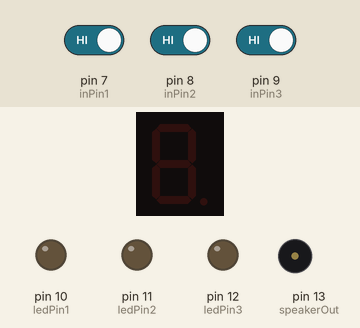
A sketch run on a simulated Arduino Uno, built with avr-gcc and run on an emulated ATmega328P. On the bench: 1-digit seven-segment display, output pins drawn as LEDs (lit = HIGH), buzzer (waves = sounding). Wiring (inferred from the names in the program): 1-digit 7-segment display, segments lit when LOW: segments pin 0, pin 1, pin 2, pin 3, pin 4, pin 5, pin 6. The test bench sets the inputs (shaded band); at power-on: pin 7 (inPin1) HIGH, pin 9 (inPin3) HIGH, pin 8 (inPin2) HIGH. Random numbers use the default seed unless the sketch sets one; the segment pins are drawn as the display they are named for; pins used as bus, display or sensor lines are not drawn.

Above: at 1.4 s.
1.5 s: pin 7 (inPin1) driven LOW
At 2.7 s:
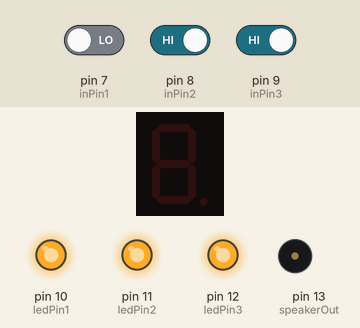
4.5 s: pin 7 (inPin1) driven HIGH
6.0 s: pin 9 (inPin3) driven LOW
At 7.04 s:
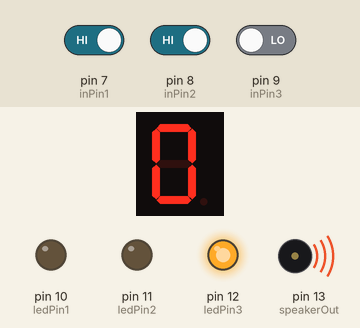
At 8.82 s:
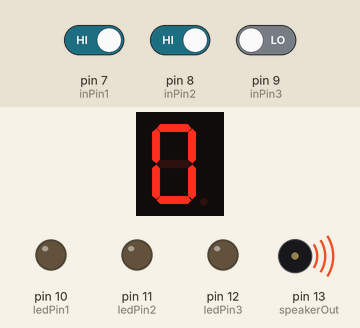
12.0 s: pin 8 (inPin2) driven LOW
Timing chart, 0 to 16.0 s (numbered marks = the images above; inputs shaded):
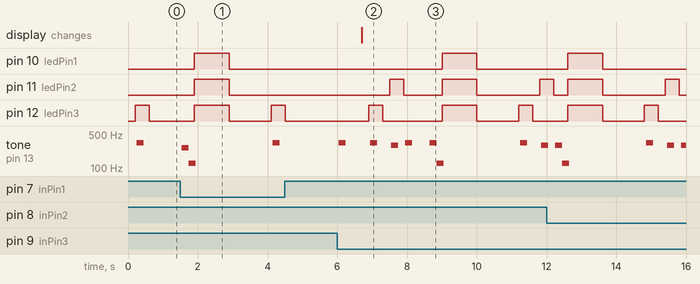

The sketch:

04_simon_says.ino
```cpp
#define MAXSEQ 20
#define note_len 200000
#define play_c 3830
#define play_d 3400
#define play_e 3038

int rand_array[MAXSEQ];
int ledPin1 = 10;
int ledPin2 = 11;
int ledPin3 = 12;
int inPin1 = 7;
int inPin2 = 8;
int inPin3 = 9;
int score = 1;
int speakerOut = 13;

/* DISPLAY ORDER: a,b,c,d,e,f,g */
int segPin[7]={0,1,2,3,4,5,6};

bool segNum[10][7]={
 {1,1,1,1,1,1,0}, {0,1,1,0,0,0,0},
 {1,1,0,1,1,0,1}, {1,1,1,1,0,0,1},
 {0,1,1,0,0,1,1}, {1,0,1,1,0,1,1},
 {1,0,1,1,1,1,1}, {1,1,1,0,0,0,0},
 {1,1,1,1,1,1,1}, {1,1,1,1,0,1,1},
 };

 void setup() {
   long val_rand = 0;
   pinMode(ledPin1, OUTPUT);
   pinMode(ledPin2, OUTPUT);
   pinMode(ledPin3, OUTPUT);
   pinMode(inPin1, INPUT);
   pinMode(inPin2, INPUT);
   pinMode(inPin3, INPUT);
   pinMode(speakerOut, OUTPUT);
   randomSeed(analogRead(0));
   for (int i=0; i<=MAXSEQ; i++){
     rand_array[i] = random (3);
   }
   for (int i=0; i<7; i++){
     pinMode(segPin[i], OUTPUT);
     digitalWrite(segPin[i], HIGH);
   }
 }

 int readButtons()
 {
      int val1 = 0; int val2 = 0; int val3 = 0;
   do {
        val1 = digitalRead(inPin1); val2 = digitalRead(inPin2); val3 = digitalRead(inPin3);
      } while (val1 == HIGH && val2 == HIGH && val3 == HIGH);
if (val1==LOW){
  playTone(play_c);
  return 0;
} else if (val2==LOW) {
  playTone(play_d);
  return 1;
} else if (val3==LOW) {
  playTone(play_e);
  return 2;
}
 }

 void playSequence(int count)
 {
    for (int i=0; i<=count; i++){
      digitalWrite(ledPin1, LOW); digitalWrite(ledPin2, LOW); digitalWrite(ledPin3, LOW);
      delay (200);
switch (rand_array[i]) {
   case 0:
     digitalWrite(ledPin1, HIGH);
     playTone(play_c);
     break;
   case 1:
     digitalWrite(ledPin2, HIGH);
     playTone(play_d);
     break;
   case 2:
     digitalWrite(ledPin3, HIGH);
     playTone(play_e);
     break;
   }
    delay (200);
    }
    digitalWrite(ledPin1, LOW); digitalWrite(ledPin2, LOW);
digitalWrite(ledPin3, LOW);
 }

int flashSuccess()
 {
/*
  playTone(10000);
  digitalWrite(ledPin1, HIGH);
  digitalWrite(ledPin2, HIGH);
  digitalWrite(ledPin3, HIGH);
  delay (200);
  playTone(5000);
  digitalWrite(ledPin1, LOW);
  digitalWrite(ledPin2, LOW);
  digitalWrite(ledPin3, LOW);
  delay (200);
  digitalWrite(ledPin1, HIGH);
  digitalWrite(ledPin2, HIGH);
  digitalWrite(ledPin3, HIGH);
  delay (200);
  digitalWrite(ledPin1, LOW);
  digitalWrite(ledPin2, LOW);
  digitalWrite(ledPin3, LOW);
  delay (200);
*/
  delay(500);
 }

int flashFailure()
 {
  playTone(8000);
  digitalWrite(ledPin1, HIGH);
  digitalWrite(ledPin2, HIGH);
  digitalWrite(ledPin3, HIGH);
  delay (1000);
  digitalWrite(ledPin1, LOW);
  digitalWrite(ledPin2, LOW);
  digitalWrite(ledPin3, LOW);
  delay (1000);
 }

void playTone(int note) {
  long elapsed_time = 0;
  while (elapsed_time < note_len) {
     digitalWrite(speakerOut,HIGH);
     delayMicroseconds(note / 2);
     digitalWrite(speakerOut, LOW);
     delayMicroseconds(note / 2);
     elapsed_time += (note);
   }
}

void displayNum (int number) {
  if (number <= 9){
    for (int i=0; i<7; i++){
      if (segNum[number][i]){
        digitalWrite(segPin[i], LOW);
      } else {
        digitalWrite(segPin[i], HIGH);
      }
    }
  }
}

 void loop(){
   int input_key;
   int winning = true;
   int i=0;
   playSequence (score-1);

   while (winning && i<score){
     input_key = readButtons();
     if (input_key == rand_array[i]){
        i++;
        flashSuccess();
      } else {
        winning = false;
        flashFailure();
      }
   }
   if (winning) {
   displayNum(score/3);
   score++;
   }
 }
```

Measured:
- after the input at 1.5 s, pin 10 (ledPin1), pin 11 (ledPin2): LOW → HIGH after 0.40 s, → LOW 1.0 s later; pin 12 (ledPin3): LOW → HIGH after 0.40 s, → LOW 1.0 s later, → HIGH 1.2 s later; tone on pin 13 (speakerOut): plays 261 Hz for 0.20 s, 125 Hz for 0.20 s, 328 Hz for 0.20 s, starting after 0.05 s
- after the input at 6.0 s, pin 10 (ledPin1): LOW → HIGH after 3.0 s, → LOW 1.0 s later; pin 11 (ledPin2): goes HIGH 0.40 s, LOW 1.1 s, HIGH 1.0 s, LOW 1.8 s, then HIGH, starting after 1.5 s
